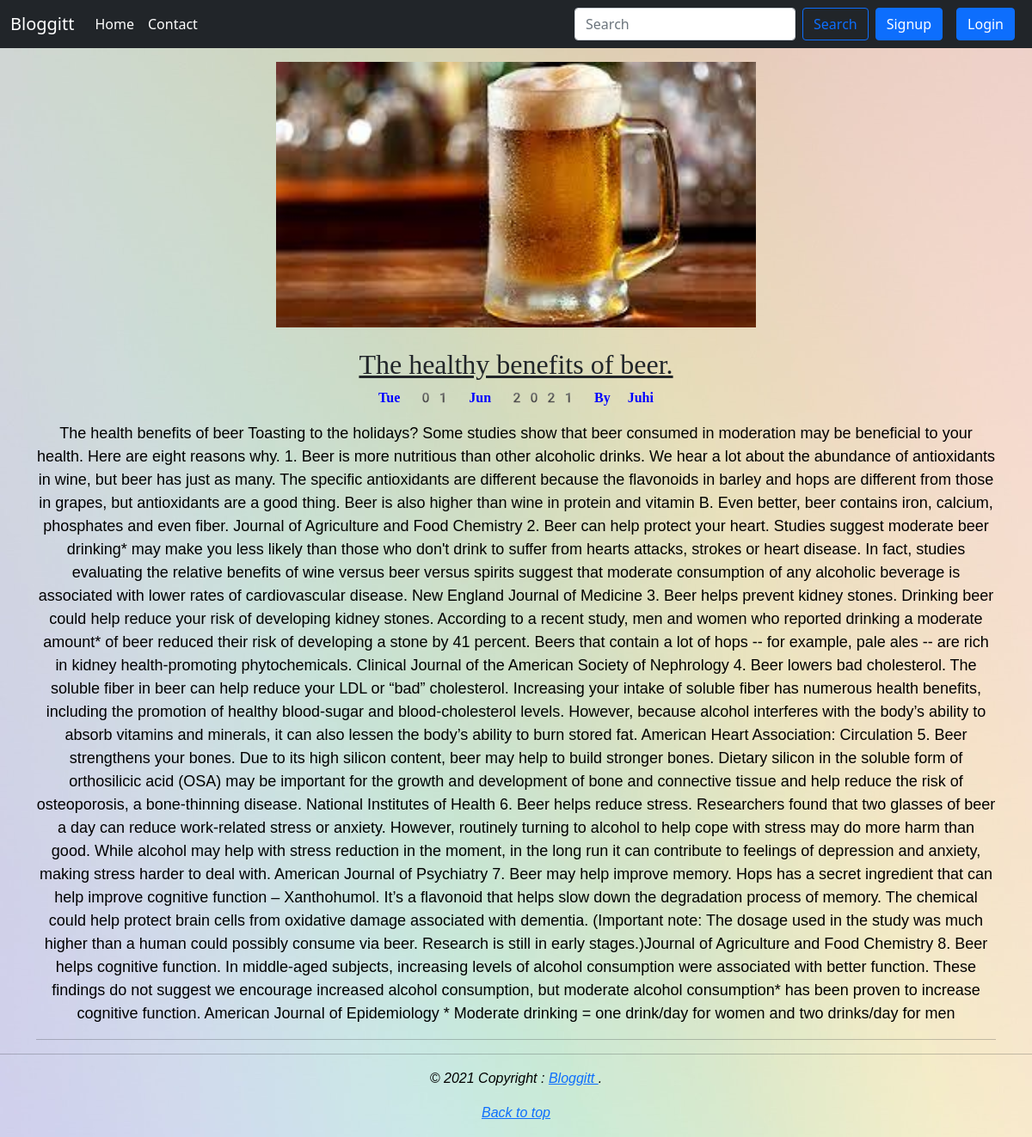
The page /blogview/the-health-benefits on the database as committed earlier.
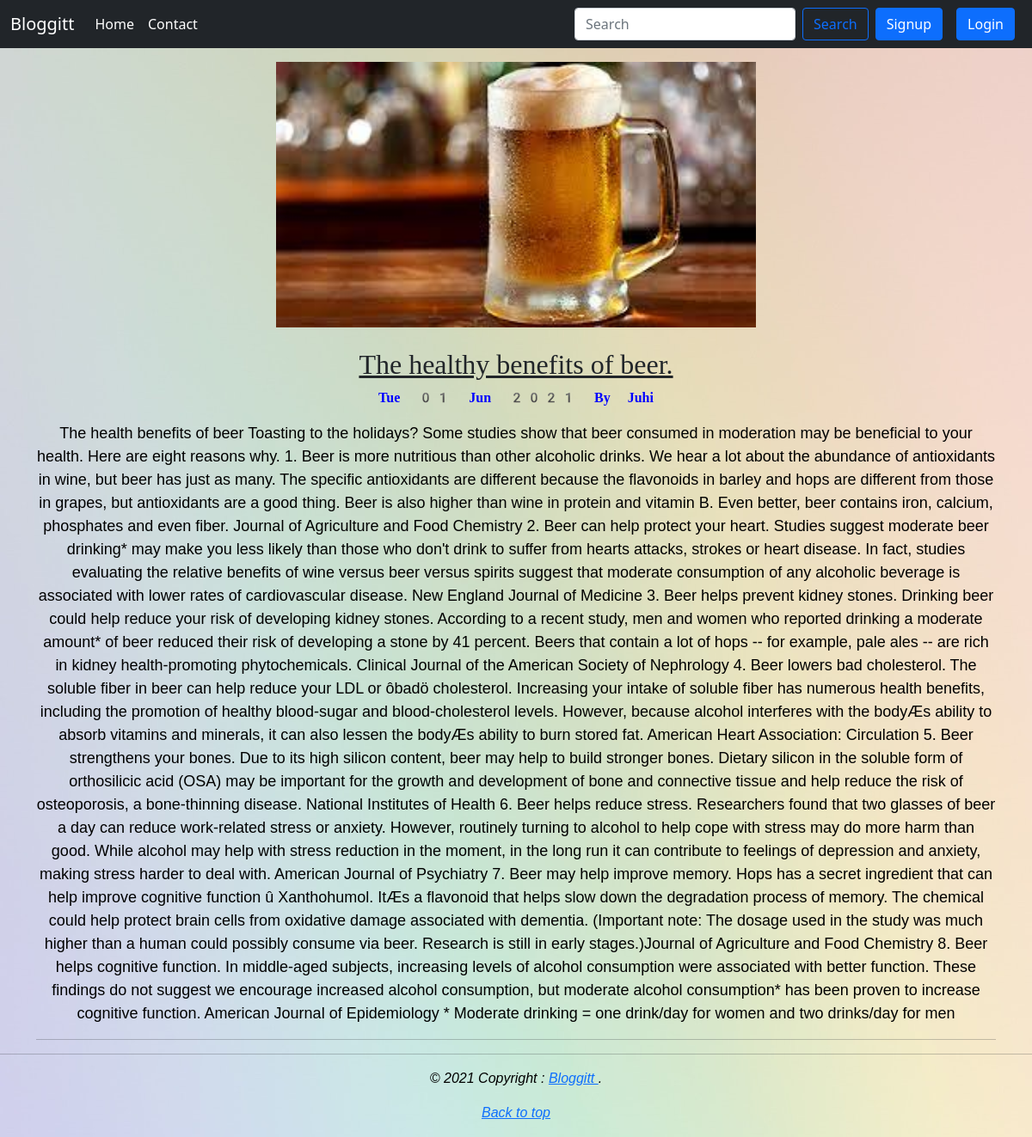
The same page on the database as committed later.
### blog/models.py (models this page shows, shortened)
class post(models.Model):
    Sno=models.AutoField(primary_key=True)
    title=models.CharField(max_length=50)
    slug = AutoSlugField(populate_from='title', max_length=20)
    user = models.ForeignKey(settings.AUTH_USER_MODEL, on_delete=models.CASCADE,blank=True,null=True)
    desc=models.TextField()
    time=models.DateTimeField(blank=True,auto_now=True)
    thumbnail=models.ImageField( upload_to='media')

### blog/views.py (the view)
# urls.py: path('blogview/<slug:slug>', views.blogview, name='blogview'),
def blogview(request, slug):
    blogs=post.objects.filter(slug=slug).first()
    return render(request,'blogview.html',{"Blog":blogs})

### templates/blogview.html (shortened to what this page needs)
{% extends 'base.html' %}
{% block body%}
<center>
 <div class = "container my-3" style="word-wrap: break-word;">
  {% if Blog.thumbnail %}
           <img src="{{Blog.thumbnail.url}}" width="50%" height="50%"/>
    {% endif %}
    <br>
    <h2 class="blog-post-title" style="font-style: normal;
    font-family: fangsong;
    text-decoration: underline;">{{Blog.title|capfirst|safe}}</h2>
      <strong><p class="blog-post-meta" style="color: blue;
       font-family: emoji;">{{Blog.time|date:"D d M Y"}} By {{Blog.user.first_name|capfirst}}</p></strong>
      <p style="
    font-family: sans-serif;
    font-size: large;
    color: black;">{{Blog.desc|capfirst}}</p>
      <hr>
</div>
</center>
{% endblock body%}

Rows that differ between the two databases and show on the page:
changed post "The healthy benefits of beer.": desc "…reduce your LDL or “bad” cholesterol. Increasing your intake of soluble fiber has numerous health benefits, including the promotion of healthy blood-sugar and blood-cholesterol levels. However, because alcohol interferes with the body’s ability to absorb vitamins and minerals, it can also lessen the body’s ability to burn stored fat. American Heart Association: Circulation 5. Beer strengthens your bones. Due to its high silicon content, beer may help to build stronger bones. Dietary silicon in the soluble form of orthosilicic acid (OSA) may be important for the growth and development of bone and connective tissue and help reduce the risk of osteoporosis, a bone-thinning disease. National…" → "…reduce your LDL or ôbadö cholesterol. Increasing your intake of soluble fiber has numerous health benefits, including the promotion of healthy blood-sugar and blood-cholesterol levels. However, because alcohol interferes with the bodyÆs ability to absorb vitamins and minerals, it can also lessen the bodyÆs ability to burn stored fat. American Heart Association: Circulation 5. Beer strengthens your bones. Due to its high silicon content, beer may help to build stronger bones. Dietary silicon in the soluble form of orthosilicic acid (OSA) may be important for the growth and development of bone and connective tissue and help reduce the risk of osteoporosis, a bone-thinning disease. National…"
